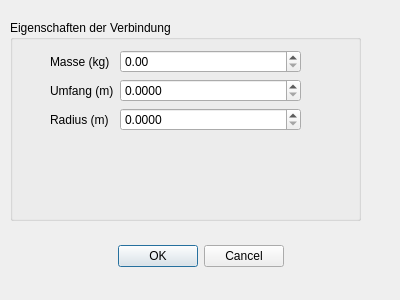
<?xml version="1.0" encoding="UTF-8"?>
<ui version="4.0">
 <class>MassRadDialog</class>
 <widget class="QDialog" name="MassRadDialog">
  <property name="windowModality">
   <enum>Qt::WindowModal</enum>
  </property>
  <property name="geometry">
   <rect>
    <x>0</x>
    <y>0</y>
    <width>400</width>
    <height>300</height>
   </rect>
  </property>
  <property name="windowTitle">
   <string>Verbindung erstellen</string>
  </property>
  <widget class="QDialogButtonBox" name="buttonBox">
   <property name="geometry">
    <rect>
     <x>30</x>
     <y>240</y>
     <width>341</width>
     <height>32</height>
    </rect>
   </property>
   <property name="orientation">
    <enum>Qt::Horizontal</enum>
   </property>
   <property name="standardButtons">
    <set>QDialogButtonBox::Cancel|QDialogButtonBox::Ok</set>
   </property>
   <property name="centerButtons">
    <bool>true</bool>
   </property>
  </widget>
  <widget class="QGroupBox" name="groupBox">
   <property name="geometry">
    <rect>
     <x>10</x>
     <y>20</y>
     <width>351</width>
     <height>201</height>
    </rect>
   </property>
   <property name="title">
    <string>Eigenschaften der Verbindung</string>
   </property>
   <widget class="QWidget" name="formLayoutWidget">
    <property name="geometry">
     <rect>
      <x>40</x>
      <y>30</y>
      <width>251</width>
      <height>141</height>
     </rect>
    </property>
    <layout class="QFormLayout" name="formLayout">
     <item row="0" column="1">
      <widget class="QDoubleSpinBox" name="mass"/>
     </item>
     <item row="0" column="0">
      <widget class="QLabel" name="label">
       <property name="text">
        <string>Masse (kg)</string>
       </property>
      </widget>
     </item>
     <item row="1" column="0">
      <widget class="QLabel" name="label_2">
       <property name="text">
        <string>Umfang (m)</string>
       </property>
      </widget>
     </item>
     <item row="1" column="1">
      <widget class="QDoubleSpinBox" name="umfang">
       <property name="decimals">
        <number>4</number>
       </property>
       <property name="maximum">
        <double>1.000000000000000</double>
       </property>
       <property name="singleStep">
        <double>0.010000000000000</double>
       </property>
      </widget>
     </item>
     <item row="2" column="1">
      <widget class="QDoubleSpinBox" name="radius">
       <property name="prefix">
        <string/>
       </property>
       <property name="decimals">
        <number>4</number>
       </property>
       <property name="maximum">
        <double>1.000000000000000</double>
       </property>
       <property name="singleStep">
        <double>0.010000000000000</double>
       </property>
       <property name="value">
        <double>0.000000000000000</double>
       </property>
      </widget>
     </item>
     <item row="2" column="0">
      <widget class="QLabel" name="label_3">
       <property name="text">
        <string>Radius (m)</string>
       </property>
      </widget>
     </item>
    </layout>
   </widget>
  </widget>
 </widget>
 <resources/>
 <connections>
  <connection>
   <sender>buttonBox</sender>
   <signal>accepted()</signal>
   <receiver>MassRadDialog</receiver>
   <slot>accept()</slot>
   <hints>
    <hint type="sourcelabel">
     <x>248</x>
     <y>254</y>
    </hint>
    <hint type="destinationlabel">
     <x>157</x>
     <y>274</y>
    </hint>
   </hints>
  </connection>
  <connection>
   <sender>buttonBox</sender>
   <signal>rejected()</signal>
   <receiver>MassRadDialog</receiver>
   <slot>reject()</slot>
   <hints>
    <hint type="sourcelabel">
     <x>316</x>
     <y>260</y>
    </hint>
    <hint type="destinationlabel">
     <x>286</x>
     <y>274</y>
    </hint>
   </hints>
  </connection>
 </connections>
</ui>
